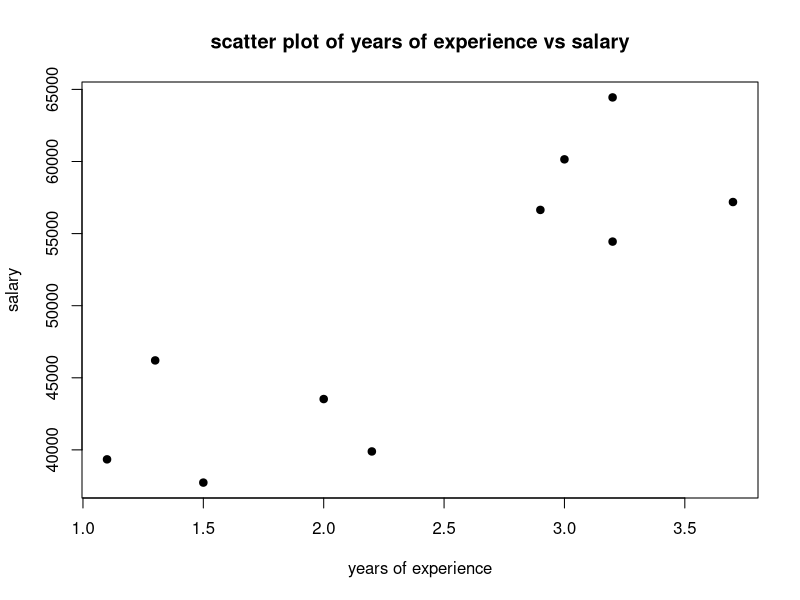
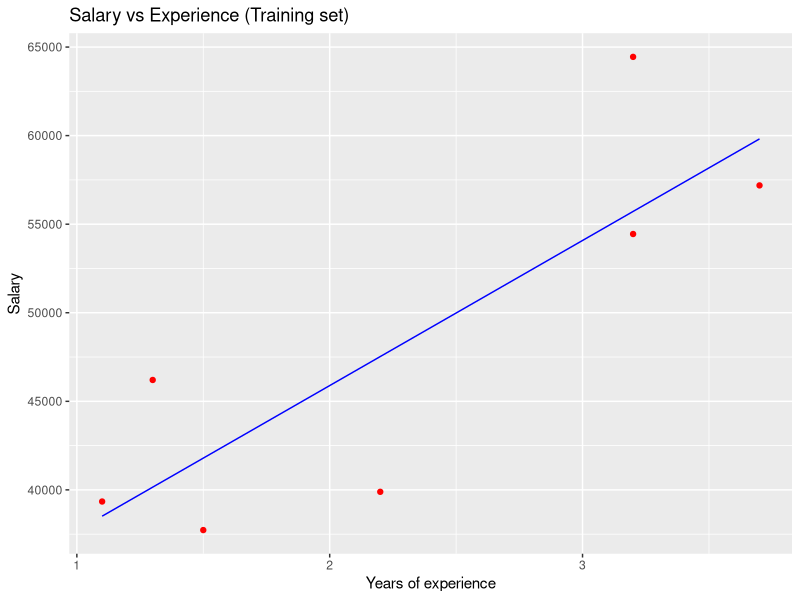
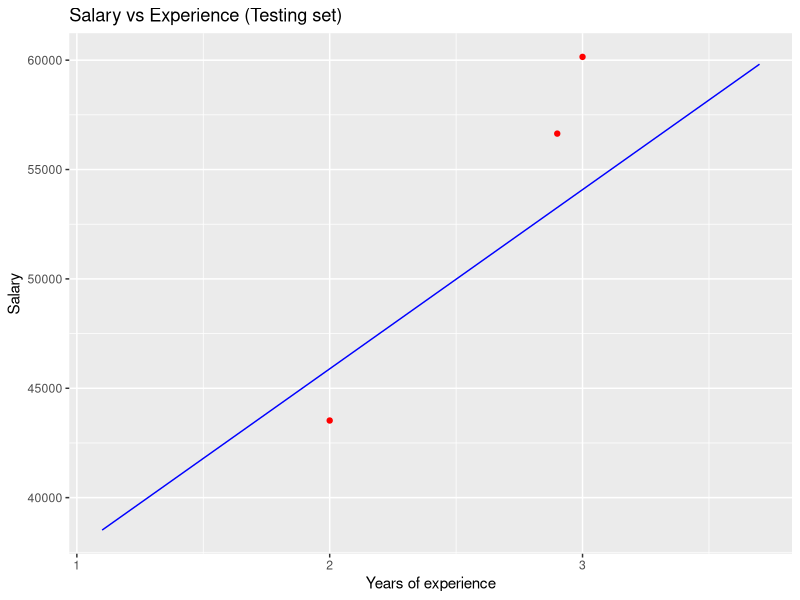

Source code (R) for these figures, in order:
#install packages and load them
install.packages("caTools")

library(caTools)
library(ggplot2)

#create own dataset
data<-data.frame(
  yoe=c(1.1, 1.3, 1.5, 2.0, 2.2, 2.9, 3.0, 3.2, 3.2, 3.7),
  sal=c(39343.00, 46205.00, 37731.00, 43525.00,39891.00, 56642.00, 60150.00, 54445.00, 64445.00, 57189.00)
)

str(data)

#scatter plot
plot(data$yoe, data$sal,
     xlab="years of experience",
     ylab="salary",
     main="scatter plot of years of experience vs salary",
     pch=19
     )

#sampling and splitting
samples<-sample.split(data$sal, SplitRatio = 0.7)
training<-subset(data, samples=="TRUE")
testing<-subset(data, samples=="FALSE")

#fit the model
lin_reg=lm(formula=sal~yoe, data=training)
coef(lin_reg)

y_pred=predict(lin_reg, newdata=testing)

#plot for training and testing
ggplot() +
  geom_point(aes(x=training$yoe, y=training$sal),
             colour='red')+
  geom_line(aes(x=training$yoe, y=predict(lin_reg, newdata=training)),
                colour='blue')+
  ggtitle('Salary vs Experience (Training set)') +
  xlab('Years of experience') +
  ylab('Salary')
            
            
ggplot() +
  geom_point(aes(x=testing$yoe, y=testing$sal)
             ,colour='red')+
  geom_line(aes(x=training$yoe, y=predict(lin_reg, newdata=training)),
                colour='blue')+
  ggtitle('Salary vs Experience (Testing set)') +
  xlab('Years of experience') +
  ylab('Salary')
